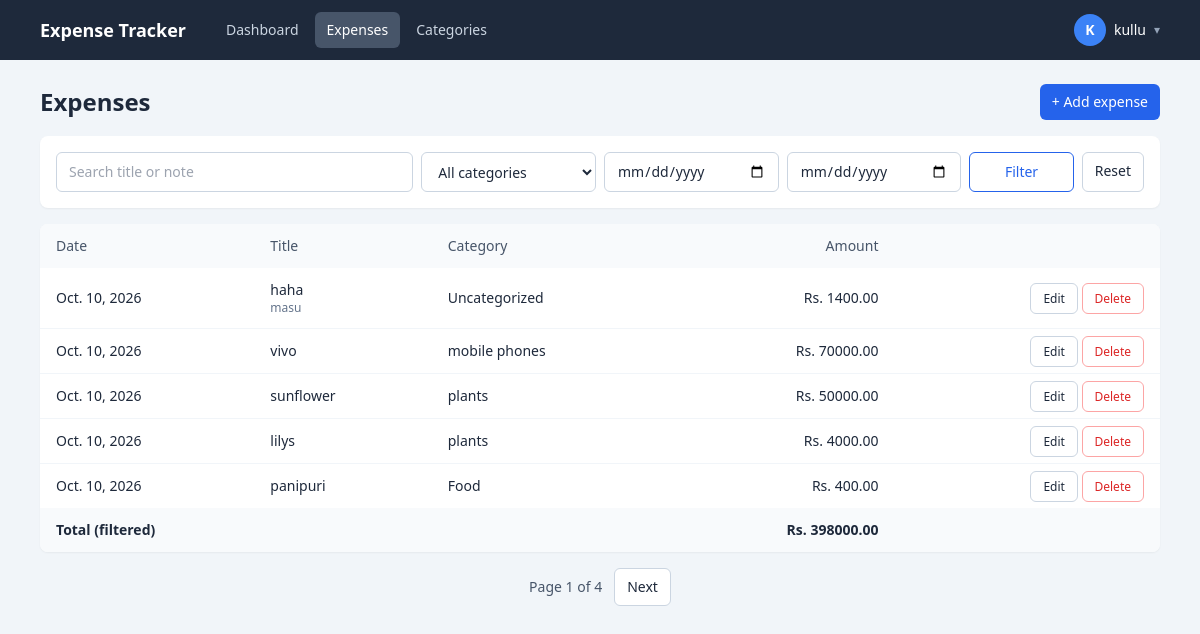
The app's page /expenses/ (signed in), older data.
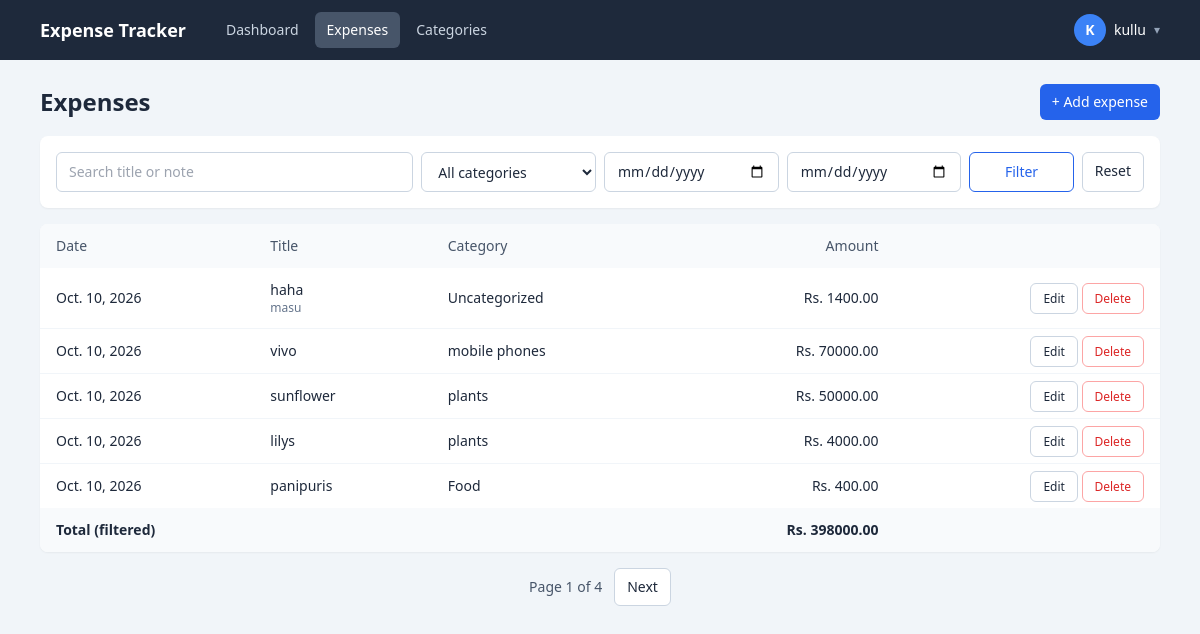
The same page, newer data.
### tracker/models.py (models this page shows, shortened)
class Expense(models.Model):
    user = models.ForeignKey(User, on_delete=models.CASCADE, related_name='expenses')
    title = models.CharField(max_length=120)
    amount = models.DecimalField(max_digits=10, decimal_places=2, validators=[MinValueValidator(0.01)])
    category = models.ForeignKey(Category, on_delete=models.SET_NULL, null=True, blank=True, related_name='expenses')
    date = models.DateField(default=timezone.localdate)
    note = models.TextField(blank=True)
    class Meta:
        ordering = ['-date', '-id']

class Category(models.Model):
    user = models.ForeignKey(User, on_delete=models.CASCADE, related_name='categories')
    name = models.CharField(max_length=60)
    class Meta:
        ordering = ['name']
        unique_together = ('user', 'name')
        verbose_name_plural = 'categories'
    def __str__(self):
        return self.name

### tracker/views.py (the view)
# urls.py: path('expenses/', views.expense_list, name='expense_list'),
@login_required
def expense_list(request):
    qs = Expense.objects.filter(user=request.user).select_related('category')
    q = request.GET.get('q', '').strip()
    category = request.GET.get('category', '')
    date_from = _parse(request.GET.get('date_from'))
    date_to = _parse(request.GET.get('date_to'))
    if q:
        qs = qs.filter(Q(title__icontains=q) | Q(note__icontains=q))
    if category.isdigit():
        qs = qs.filter(category_id=category)
    if date_from:
        qs = qs.filter(date__gte=date_from)
    if date_to:
        qs = qs.filter(date__lte=date_to)
    total = qs.aggregate(t=Sum('amount'))['t'] or 0
    page = Paginator(qs, 5).get_page(request.GET.get('page'))
    params = request.GET.copy()
    params.pop('page', None)
    return render(request, 'expense_list.html', {
        'page': page,
        'total': total,
        'categories': Category.objects.filter(user=request.user),
        'filters': {'q': q, 'category': category,
                    'date_from': request.GET.get('date_from', ''),
                    'date_to': request.GET.get('date_to', '')},
        'querystring': params.urlencode(),
    })

### tracker/views.py (called while the page is built)
def _parse(value):
    try:
        return parse_date(value or '')
    except ValueError:
        return None

### templates/expense_list.html (shortened to what this page needs)
{% extends 'base.html' %}
{% block content %}
<div class="flex items-center justify-between mb-4">
  <h1 class="text-2xl font-semibold">Expenses</h1>
  <a href="{% url 'expense_create' %}" class="bg-blue-600 hover:bg-blue-700 text-white text-sm px-3 py-2 rounded-md">+ Add expense</a>
</div>
<form method="get" class="bg-white rounded-lg shadow-sm p-4 mb-4 grid gap-2 md:grid-cols-6">
  <input name="q" value="{{ filters.q }}" placeholder="Search title or note" class="md:col-span-2 rounded-md border border-slate-300 bg-white px-3 py-2 text-sm">
  <select name="category" class="rounded-md border border-slate-300 bg-white px-3 py-2 text-sm">
    <option value="">All categories</option>
  </select>
  <input type="date" name="date_from" value="{{ filters.date_from }}" title="From" class="rounded-md border border-slate-300 bg-white px-3 py-2 text-sm">
  <input type="date" name="date_to" value="{{ filters.date_to }}" title="To" class="rounded-md border border-slate-300 bg-white px-3 py-2 text-sm">
  <div class="flex gap-2">
    <button class="flex-1 border border-blue-600 text-blue-600 hover:bg-blue-50 text-sm px-3 py-2 rounded-md">Filter</button>
    <a href="{% url 'expense_list' %}" class="border border-slate-300 hover:bg-slate-50 text-sm px-3 py-2 rounded-md">Reset</a>
  </div>
</form>
<div class="bg-white rounded-lg shadow-sm overflow-x-auto">
  <table class="w-full text-sm">
    <thead class="bg-slate-50 text-left text-slate-600">
      <tr>
        <th class="px-4 py-3 font-medium">Date</th>
        <th class="px-4 py-3 font-medium">Title</th>
        <th class="px-4 py-3 font-medium">Category</th>
        <th class="px-4 py-3 font-medium text-right">Amount</th>
        <th></th>
      </tr>
    </thead>
    <tbody class="divide-y divide-slate-100">
      {% for e in page %}
      <tr class="hover:bg-slate-50">
        <td class="px-4 py-3 whitespace-nowrap">{{ e.date }}</td>
        <td class="px-4 py-3">{{ e.title }}{% if e.note %}<div class="text-xs text-slate-500">{{ e.note|truncatechars:60 }}</div>{% endif %}</td>
        <td class="px-4 py-3">{{ e.category|default:"Uncategorized" }}</td>
        <td class="px-4 py-3 text-right whitespace-nowrap">Rs. {{ e.amount }}</td>
        <td class="px-4 py-3 text-right whitespace-nowrap">
          <a href="{% url 'expense_update' e.pk %}" class="border border-slate-300 hover:bg-slate-50 text-xs px-3 py-1.5 rounded-md">Edit</a>
          <a href="{% url 'expense_delete' e.pk %}" class="border border-red-300 text-red-600 hover:bg-red-50 text-xs px-3 py-1.5 rounded-md">Delete</a>
        </td>
      </tr>
      {% empty %}
      <tr><td colspan="5" class="px-4 py-8 text-center text-slate-500">No expenses found.</td></tr>
      {% endfor %}
    </tbody>
    <tfoot class="bg-slate-50 font-semibold">
      <tr><td colspan="3" class="px-4 py-3">Total (filtered)</td><td class="px-4 py-3 text-right">Rs. {{ total|floatformat:2 }}</td><td></td></tr>
    </tfoot>
  </table>
</div>
{% if page.has_other_pages %}
<div class="flex items-center justify-center gap-3 mt-4 text-sm">
  <span class="text-slate-600">Page {{ page.number }} of {{ page.paginator.num_pages }}</span>
  {% if page.has_next %}<a href="?{{ querystring }}&page={{ page.next_page_number }}" class="border border-slate-300 bg-white hover:bg-slate-50 px-3 py-2 rounded-md">Next</a>{% endif %}
</div>
{% endif %}
{% endblock %}

Row changes from the older to the newer data that the page shows:
changed Expense "Food": title "panipuri" → "panipuris"
